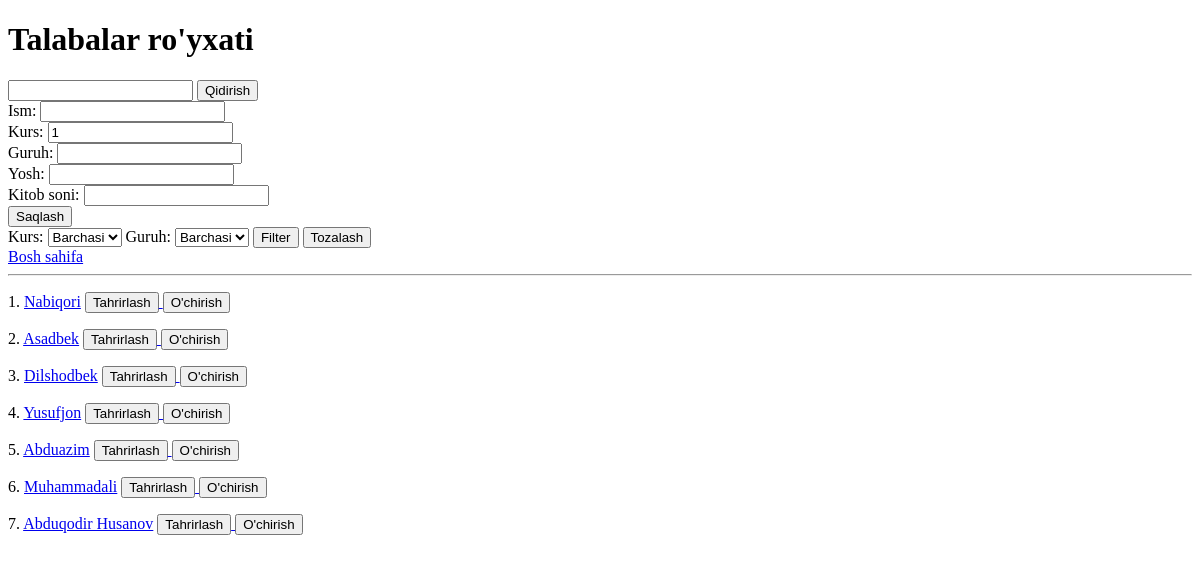
/talabalar/, run on an earlier commit of the app's database.
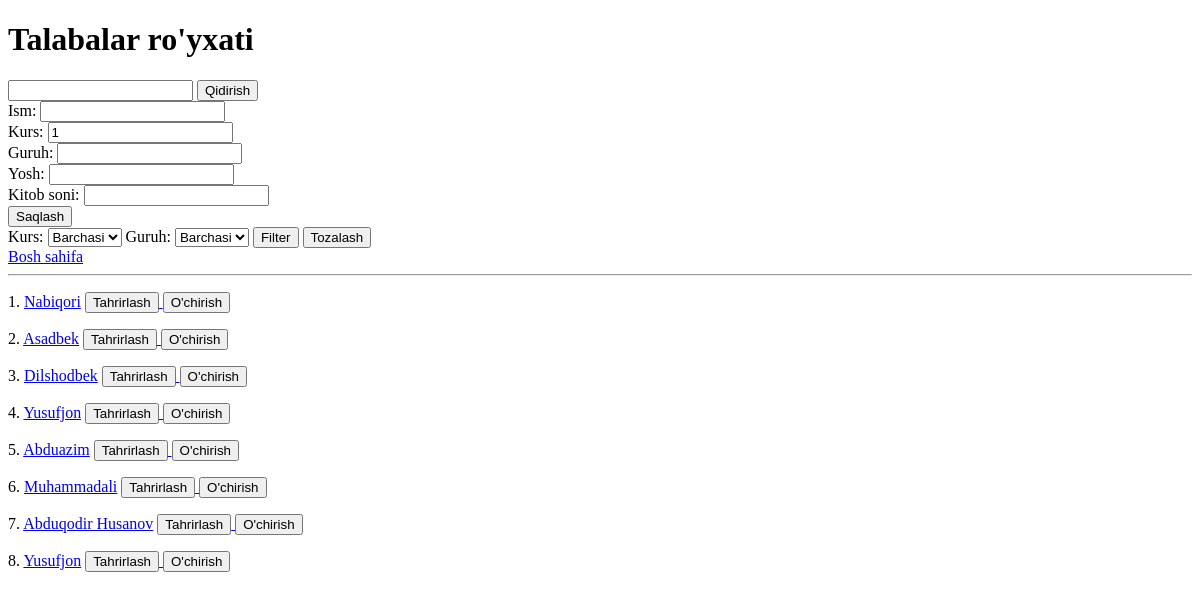
And on a later commit of the database.
### main/models.py (models this page shows, shortened)
class Talaba(models.Model):
    ism = models.CharField(max_length=100)
    kurs = models.PositiveSmallIntegerField(default=1)
    guruh = models.CharField(max_length=10)
    yosh = models.PositiveSmallIntegerField()
    kitob_soni = models.PositiveSmallIntegerField()
    class Meta:
        verbose_name_plural = 'Talabalar'

### main/views.py (the view)
# urls.py: path('talabalar/',talabalar_view, name="talabalar"),
def talabalar_view(request):
    form = TalabaForm
    if request.method == "POST":
        talaba_form = TalabaForm(request.POST)
        if talaba_form.is_valid():
            talaba_form.save()
        return redirect('talabalar')
    search = request.GET.get('search', '').strip()
    kurs = request.GET.get('kurs', 'all')
    guruh = request.GET.get('guruh', 'all')
    talabalar = Talaba.objects.all()
    if search:
        talabalar = talabalar.filter(ism__icontains=search)
    if guruh and guruh != 'all':
        talabalar = talabalar.filter(guruh=guruh)
    if kurs and kurs != 'all':
        talabalar = talabalar.filter(kurs=int(kurs))
    guruhlar = Talaba.objects.order_by('guruh').values_list('guruh', flat=True).distinct()
    kurslar = [1, 2, 3, 4]
    context = {
        'talabalar': talabalar,
        "search": search,
        "guruhlar": guruhlar,
        "kurs_query": kurs,
        "guruh_query": guruh,
        "kurslar": kurslar,
        "form":form
    }
    return render(request, 'talabalar.html', context)

### templates/talabalar.html (shortened to what this page needs)
<!DOCTYPE html>
<html lang="en">
<head>
</head>
<body>
    <h1>Talabalar ro'yxati</h1>
    <form>
        <input type="text" name="search" {% if search %} value={{ search }} {% endif %}>
        <button>Qidirish</button>
    </form>
    <form method="post">
        {{ form }}
        <button>Saqlash</button>
    </form>
    <form>
        <label>Kurs:</label>
        <select name="kurs">
            <option value="all">Barchasi</option>
        </select>
        <label>Guruh:</label>
        <select name="guruh">
            <option value="all">Barchasi</option>
        </select>
        <button>Filter</button>
        <button type="reset">Tozalash</button>
    </form>
    <a href="/">Bosh sahifa</a>
    <hr>
    {% for talaba in talabalar %}
        <p>{{ forloop.counter}}.
            <a href="/talabalar/{{ talaba.id }}/">{{ talaba.ism }}</a>
            <a href="/talabalar/{{ talaba.id }}/tahrirlash/">
                <button>Tahrirlash</button>
            </a>
            <a href="/talabalar/{{ talaba.id }}/o'chirish/tasdiqlash/">
                <button>O'chirish</button>
            </a>
        </p>
    {% endfor %}
</body>
</html>

What changed in the data, as far as the page shows it:
added Talaba: ism "Yusufjon"
